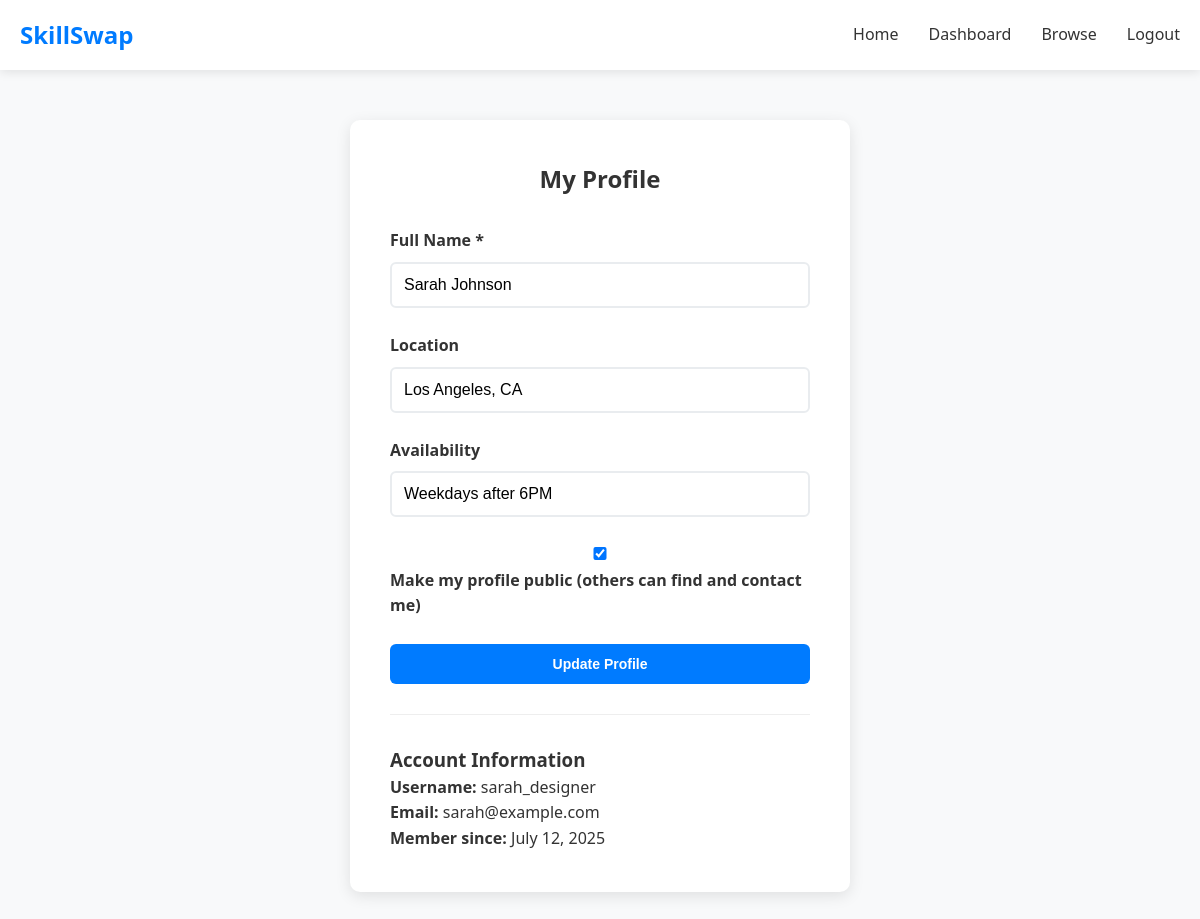
The app's page /profile.php (signed in) with its own data.
### tables this page shows
CREATE TABLE users (
    id INT AUTO_INCREMENT PRIMARY KEY,
    username VARCHAR(50) UNIQUE NOT NULL,
    email VARCHAR(100) UNIQUE NOT NULL,
    password_hash VARCHAR(255) NOT NULL,
    full_name VARCHAR(100) NOT NULL,
    location VARCHAR(100),
    profile_photo VARCHAR(255),
    availability VARCHAR(255),
    is_public BOOLEAN DEFAULT TRUE,
    is_admin BOOLEAN DEFAULT FALSE,
    created_at TIMESTAMP DEFAULT CURRENT_TIMESTAMP,
    updated_at TIMESTAMP DEFAULT CURRENT_TIMESTAMP ON UPDATE CURRENT_TIMESTAMP
);

### config/session.php (called while the page is built, shortened)
<?php
function getCurrentUserId() {
    return $_SESSION['user_id'] ?? null;
}
?>

### classes/User.php (called while the page is built, shortened)
<?php
class User {
    private $conn;
    private $table_name = "users";
    public function __construct($db) {
        $this->conn = $db;
    }
    public function getUserById($id) {
        $query = "SELECT * FROM " . $this->table_name . " WHERE id = :id";
        $stmt = $this->conn->prepare($query);
        $stmt->bindParam(':id', $id);
        $stmt->execute();
        return $stmt->fetch(PDO::FETCH_ASSOC);
    }
}
?>

### profile.php (the view, shortened to what this page needs)
<?php
require_once 'config/session.php';
require_once 'classes/User.php';
$database = new Database();
$db = $database->getConnection();
$user = new User($db);
$current_user = $user->getUserById(getCurrentUserId());
?>
<!DOCTYPE html>
<html lang="en">
<head>
    <link rel="stylesheet" href="assets/css/style.css">
</head>
<body>
    <nav class="navbar">
        <div class="nav-container">
            <div class="nav-logo">
                <h2><a href="index.php" style="text-decoration: none; color: inherit;">SkillSwap</a></h2>
            </div>
            <div class="nav-menu">
                <a href="index.php" class="nav-link">Home</a>
                <a href="dashboard.php" class="nav-link">Dashboard</a>
                <a href="browse.php" class="nav-link">Browse</a>
                <a href="logout.php" class="nav-link">Logout</a>
            </div>
        </div>
    </nav>
    <main class="main-content">
        <div class="form-container">
            <h2 style="text-align: center; margin-bottom: 30px;">My Profile</h2>
            <form method="POST">
                <div class="form-group">
                    <label for="full_name">Full Name *</label>
                    <input type="text" id="full_name" name="full_name" required
                           value="<?php echo htmlspecialchars($current_user['full_name']); ?>">
                </div>
                <div class="form-group">
                    <label for="location">Location</label>
                    <input type="text" id="location" name="location"
                           value="<?php echo htmlspecialchars($current_user['location'] ?? ''); ?>"
                           placeholder="e.g., New York, NY">
                </div>
                <div class="form-group">
                    <label for="availability">Availability</label>
                    <input type="text" id="availability" name="availability"
                           value="<?php echo htmlspecialchars($current_user['availability'] ?? ''); ?>"
                           placeholder="e.g., Weekends, Evenings">
                </div>
                <div class="form-group">
                    <label>
                        <input type="checkbox" name="is_public" <?php echo $current_user['is_public'] ? 'checked' : ''; ?>>
                        Make my profile public (others can find and contact me)
                    </label>
                </div>
                <button type="submit" class="btn btn-primary" style="width: 100%;">Update Profile</button>
            </form>
            <div style="margin-top: 30px; padding-top: 30px; border-top: 1px solid #eee;">
                <h3>Account Information</h3>
                <p><strong>Username:</strong> <?php echo htmlspecialchars($current_user['username']); ?></p>
                <p><strong>Email:</strong> <?php echo htmlspecialchars($current_user['email']); ?></p>
                <p><strong>Member since:</strong> <?php echo date('F j, Y', strtotime($current_user['created_at'])); ?></p>
            </div>
        </div>
    </main>
</body>
</html>

### assets/css/style.css (style rules this page uses)
* { margin: 0; padding: 0; box-sizing: border-box; }
body { font-family: "Segoe UI", Tahoma, Geneva, Verdana, sans-serif; line-height: 1.6; color: #333; background-color: #f8f9fa; }
.navbar { background: #fff; box-shadow: 0 2px 10px rgba(0, 0, 0, 0.1); position: sticky; top: 0; z-index: 1000; }
.nav-container { max-width: 1200px; margin: 0 auto; padding: 0 20px; display: flex; justify-content: space-between; align-items: center; height: 70px; }
.nav-logo h2 { color: #007bff; font-weight: 700; }
.nav-menu { display: flex; gap: 30px; }
.nav-link { text-decoration: none; color: #333; font-weight: 500; transition: color 0.3s ease; }
.btn { display: inline-block; padding: 12px 24px; border: none; border-radius: 6px; text-decoration: none; font-weight: 600; text-align: center; cursor: pointer; transition: all 0.3s ease; font-size: 14px; }
.btn-primary { background: #007bff; color: white; }
.main-content { min-height: calc(100vh - 140px); }
.form-container { max-width: 500px; margin: 50px auto; background: white; padding: 40px; border-radius: 10px; box-shadow: 0 4px 15px rgba(0, 0, 0, 0.1); }
.form-group { margin-bottom: 25px; }
.form-group label { display: block; margin-bottom: 8px; font-weight: 600; color: #333; }
.form-group input, .form-group select, .form-group textarea { width: 100%; padding: 12px; border: 2px solid #e9ecef; border-radius: 6px; font-size: 16px; }

### records on screen
users: full_name "Sarah Johnson", location "Los Angeles, CA", availability "Weekdays after 6PM", is_public "☑", username "sarah_designer", email "sarah@example.com", created_at "July 12, 2025"
